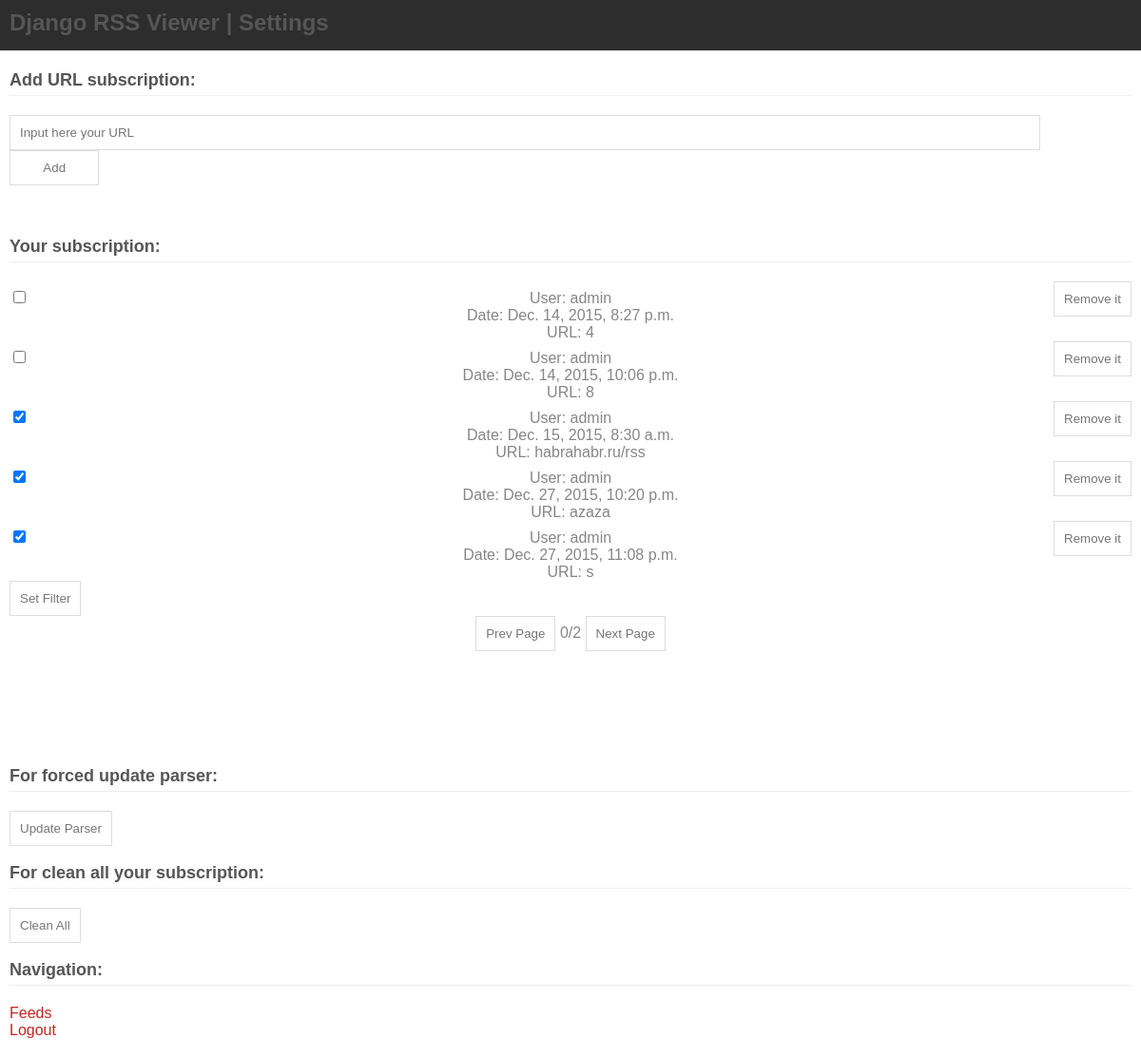
Page /settings/ (signed in) on the committed database.
### feeds/models.py (models this page shows)
class Subscription(models.Model):
	user = models.ForeignKey(User)
	url = models.ForeignKey(RSS_url);
	date = models.DateTimeField(auto_now_add=True)
        show = models.BooleanField(default=True)

class RSS_url(models.Model):
	url = models.CharField(max_length=255)
	date = models.DateTimeField(auto_now_add=True)

### feeds/views.py (the view, shortened to what this page needs)
# urls.py: url(r'^settings/$', show_settings),
@login_required
def show_settings(request):
    url_q = ''
    numb_page = 0
    action = request.POST.get('action','')
    additional_info =  request.POST.get('additional_info','')
    count_note_on_page = 5
    first_note = 0
    last_note = 5
    user_q = User.objects.get(username = request.user)
    feeds = Subscription.objects.filter(user = user_q)
    try:
        max_page = int(math.ceil(len(feeds) / count_note_on_page))
    except Exception:
        max_page = 0
    if action == "prev_page":
        if (numb_page > 0):
           numb_page = numb_page - 1
    elif action == "next_page":
        if (numb_page < max_page):
                numb_page = numb_page + 1
    first_note = numb_page * count_note_on_page
    last_note = first_note + count_note_on_page
    feeds = feeds[int(first_note) : int(last_note)]
    return render( request,
        'settings.html',
        { 'feeds': feeds, 'numb_page': numb_page, 'max_page': max_page }
        )

### feeds/templates/settings.html (shortened to what this page needs)
{% extends "base.html" %}
{% block name %}Settings{% endblock %}
{% block content %}
<form action="/settings/" method="post" id='main_form'> {% csrf_token %}
    <h2 class="underline">Add URL subscription:</h2>
    <input type="text" value="" placeholder="Input here your URL" name="url_text" size="200" style="width: 90%"/>
    <button style="width: 8%"  onclick="setAndSumbit('add_feed','')" name="add_btn">Add</button>
    <br>
    <br>
    <br>
    <br>
    <h2 class="underline">Your subscription:</h2>
    <table border="1" style="width: 100%">
    {% for feed in feeds%}
    <tr>
	<td style="width: 100px" align="left">
		<input type="checkbox" name="show[]" value="{{feed.id}}"
			{% if feed.show %}
				checked
			{% endif %}
		/>
	</td>
	<td align="center">
	    	User: {{feed.user}}</br>
	    	Date: {{feed.date}}</br>
	    	URL: {{feed.url.url}}</br>
	</td>
	<td style="width: 100px" align="right">
	    <button align="right" id="remove_btn" onclick="setAndSumbit('remove','{{feed.id}}')">Remove it</button></br>
	</td>
    </tr>
    {% endfor %}
    </table>
    <button onclick="setAndSumbit('filter','{% for feed in feeds %}{{feed.id}} {% endfor %}')">Set Filter</button>
    <div style="width: 100%" align="center">
    <button onclick="setAndSumbit('prev_page','')">Prev Page</button>
	{{ numb_page }}/{{ max_page }}
    <button onclick="setAndSumbit('next_page','')">Next Page</button>
    </div>
    <h2 class="underline">For forced update parser:</h2>
    <button name="update_parser" onclick="setAndSumbit('update_parser','')">Update Parser</button></br></br>
    <h2 class="underline">For clean all your  subscription:</h2>
    <button  name="clean_all" onclick="setAndSumbit('clean_all','')" >Clean All</button></br></br>
    <h2 class="underline">Navigation:</h2>
    <a href="/feeds/">Feeds</a></br>
    <a href="/logout/">Logout</a></br>
</form>
{% endblock %}

### login/templates/base.html (shortened to what this page needs)
<!DOCTYPE html PUBLIC "-//W3C//DTD XHTML 1.0 Transitional//EN" "http://www.w3.org/TR/xhtml1/DTD/xhtml1-transitional.dtd">
{% load staticfiles %}
<html>
    <head>
        <link href="{% static 'style.css' %}" rel="stylesheet" type="text/css" />
    </head>
    <body>
        <header>
            <div class="logo">
		    <h1>Django RSS Viewer | {% block name %}{% endblock %}</h1>
	    </div>
        </header>
	<article>
            {% block content %}{% endblock %}
        </article>
    </body>
</html>

### static/style.css (style rules this page uses)
html,body,div,span,applet,object,iframe,h1,h2,h3,h4,h5,h6,p,blockquote,pre,a,abbr,acronym,address,big,cite,code,del,dfn,em,img,ins,kbd,q,s,samp,small,strike,strong,sub,sup,tt,var,b,u,i,dl,dt,dd,ol,nav ul,nav li,fieldset,form,label,legend,table,caption,tbody,tfoot,thead,tr,th,td,article,aside,canvas,details,embed,figure,figcaption,footer,header,hgroup,menu,nav,output,ruby,section,summary,time,mark,audio,video { margin:0;padding:0;border:0;font-size:100%;font:inherit;vertical-align:baseline; }
article, aside, details, figcaption, figure,footer, header, hgroup, menu, nav, section { display: block; }
table { border-collapse:collapse;border-spacing:0; }
a { text-decoration:none; }
.underline { padding-bottom:5px; border-bottom: 1px solid #eee; margin:0 0 20px 0; }
body { font-family:Arial, Helvetica, sans-serif; }
article { padding:20px 10px; font-size:16px; color:#868686; }
a { color:#c52525; }
h1, h2, h3, h4, h5, h6 { font-weight:bold; color:#565656; }
h1 { font-size: 24px; margin:0 0 .2em 0; }
h2 { font-size: 18px; margin:0 0 .3em 0; }
form input[type=text], form input[type=password] { width:180px; }
form input[type=text], form input[type=password],textarea { border:1px solid #ddd; }
form input[type=text], form input[type=password],textarea { -webkit-appearance:none; -moz-appearance:none; }
form div { margin:0 0 0.8em 0; }
form input[type=text] { border:1px solid #ddd; background:#fff; color:#767676; padding: 10px; margin:0; cursor: pointer; }
form button { border:1px solid #ddd; background:#fff; color:#767676; padding: 10px; margin:0; cursor: pointer; }
header { border-bottom:1px solid #eee; background:#2d2d2d; }
.logo { padding:10px; }

### rows in the picture
Subscription: user "admin", date "Dec. 14, 2015, 8:27 p.m.", url "4"
Subscription: user "admin", date "Dec. 14, 2015, 10:06 p.m.", url "8"
Subscription: show "☑", user "admin", date "Dec. 15, 2015, 8:30 a.m.", url "habrahabr.ru/rss"
Subscription: show "☑", user "admin", date "Dec. 27, 2015, 10:20 p.m.", url "azaza"
Subscription: show "☑", user "admin", date "Dec. 27, 2015, 11:08 p.m.", url "s"

### other values in the picture
{{ numb_page }} "0"
{{ max_page }} "2"
